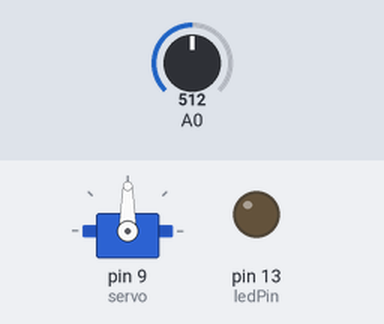
Bench run of a sketch on a simulated Arduino Uno, built with avr-gcc and run on an emulated ATmega328P. Shown: servo, output pins drawn as LEDs (lit = HIGH). Inputs (shaded band) come from the test bench; at power-on: A0 = 512.

Above: at 6.2 s.
6.3 s: A0 set to 340
At 6.73 s:
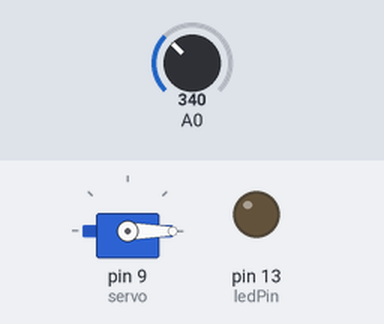
9.3 s: A0 set to 511
At 9.69 s:
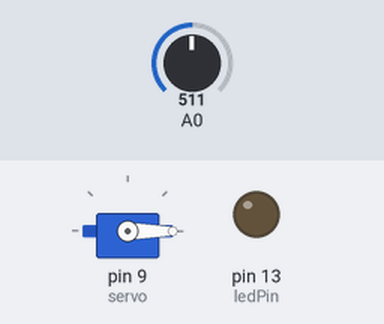
11.1 s: A0 set to 306
At 11.8 s:
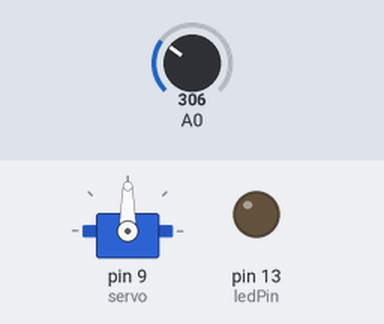
Timing chart, 0 to 20.1 s (numbered marks = the images above; inputs shaded):
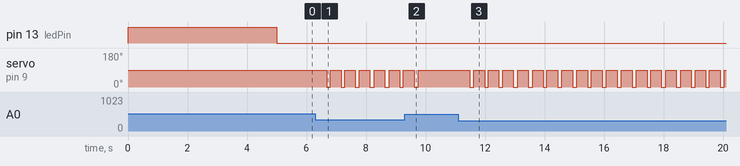

Measured:
- after the input at 6.3 s, servo on pin 9 (servo): alternates 90° for 0.36 s and 0° for 0.12 s, starting after 0.38 s
- after the input at 9.3 s, servo on pin 9 (servo): goes on until 9.8 s, then stays 90°
- after the input at 11.1 s, servo on pin 9 (servo): alternates 90° for 0.36 s and 0° for 0.14 s, starting after 0.38 s

The sketch:

main_ino.ino
```cpp
#include <Servo.h>

Servo servo;

double runningAvg = 0.0f;

enum ServoState {
  ST,
  WT,
  FW,
};


int time;
int presTime;
int prevTime;
double sensorValue;
ServoState servoState = ST;
int timeSinceFw = 0;
int timeSinceInc= 0;


const int ledPin = 13;


void setup() {
  Serial.begin(9600);
  servo.attach(9);
  pinMode(ledPin, OUTPUT);
  digitalWrite(ledPin, HIGH);

  servo.write(90);
  runningAvg =  (double)analogRead(A0);

  while (millis() < 5000) {

    sensorValue = (double)analogRead(A0);
    runningAvg = runningAvg*0.5 + sensorValue * 0.5;
  }
  digitalWrite(ledPin, LOW);
  prevTime = millis();
}

void loop ()
{
  sensorValue = (double)analogRead(A0);
  presTime = millis();
  time = presTime -  prevTime;
  prevTime = presTime;
  double diff = runningAvg - sensorValue;
  runningAvg = runningAvg*0.99 + sensorValue*0.01;

  timeSinceInc = timeSinceInc + time;
  timeSinceFw = timeSinceFw + time;

  if (servoState == ST) {
    servo.write(90);
    if (diff > 2.0) {
      servoState = WT;
      timeSinceInc = 0;
    }
  }
  if (servoState == WT) {
    if (timeSinceInc > 350) {
      servoState = FW;
      timeSinceFw = 0;
    }
  }
  if (servoState == FW) {
    servo.write(0);
    if (timeSinceFw > 100) {
      servoState = ST;
    }
  }

  delay(20);

}
```
